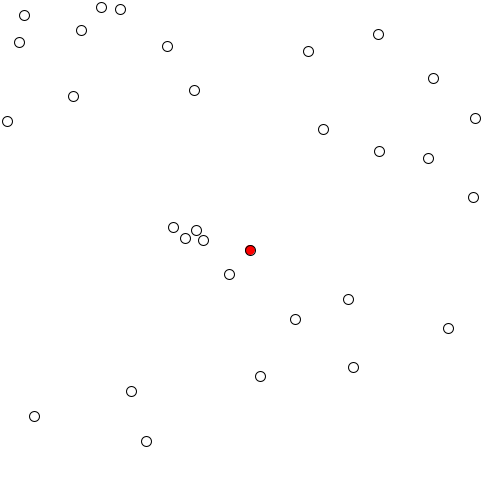
Frame 1 (no input)
Frame 60 (the mouse pressed at the canvas centre just before this capture): identical to frame 1, image omitted
Frame 120 (the mouse held since frame 60 and released just before this capture): identical to frame 1, image omitted

The Processing sketch that drew this single still picture (run headless with seeded random() and noise(); from frame 60 on, the mouse is pressed at the canvas centre):

// Processing sketch: fish01
// ── fish01.pde
//吃東西,越吃越大,不夠大不能吃,時間內吃完, Q: 如何移動畫面
float [] fishX=new float[30];
float [] fishY=new float[30];
void setup(){
  size(500,500);
  for(int i=0; i<30; i++){
    fishX[i]=random(500);
    fishY[i]=random(500);
  }
}
float x=250, y=250;
void draw(){
  background(255);
  for(int i=0; i<30; i++){
    fill(255); ellipse(fishX[i], fishY[i],10,10);
  }
  fill(255,0,0); ellipse(x,y, 10,10);
}
void keyPressed(){
  if(keyCode==LEFT) x--;
  if(keyCode==RIGHT) x++;
}
